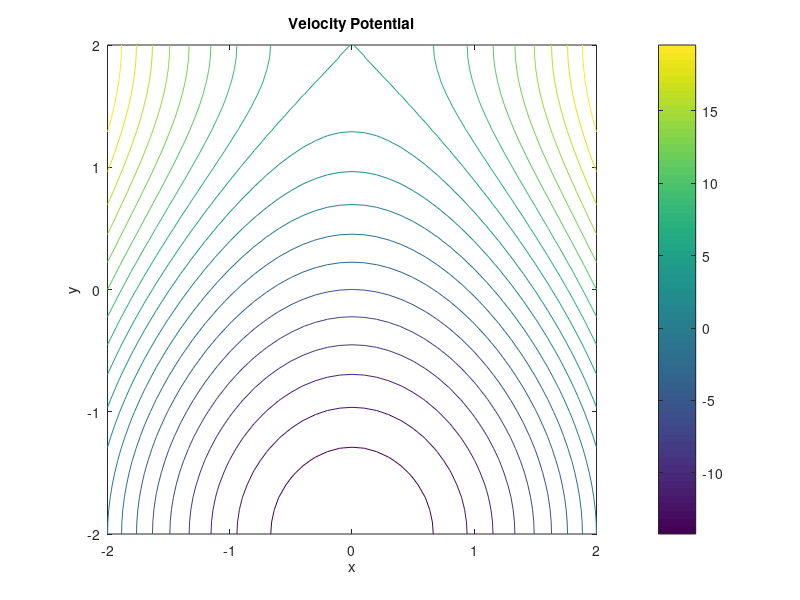

The MATLAB script that drew this image:
% Define grid
[x, y] = meshgrid(-2:0.1:2, -2:0.1:2);

% Calculate velocity components
u = 2 * (x.^2 - y.^2);
v = -4 * x .* y;

% Integrate to find velocity potential
phi = cumtrapz(x(1,:), u, 1) + cumtrapz(y(:,1), v, 2);

% Plot velocity potential
contour(x, y, phi, 20);
xlabel('x');
ylabel('y');
title('Velocity Potential');
colorbar;
axis equal;
